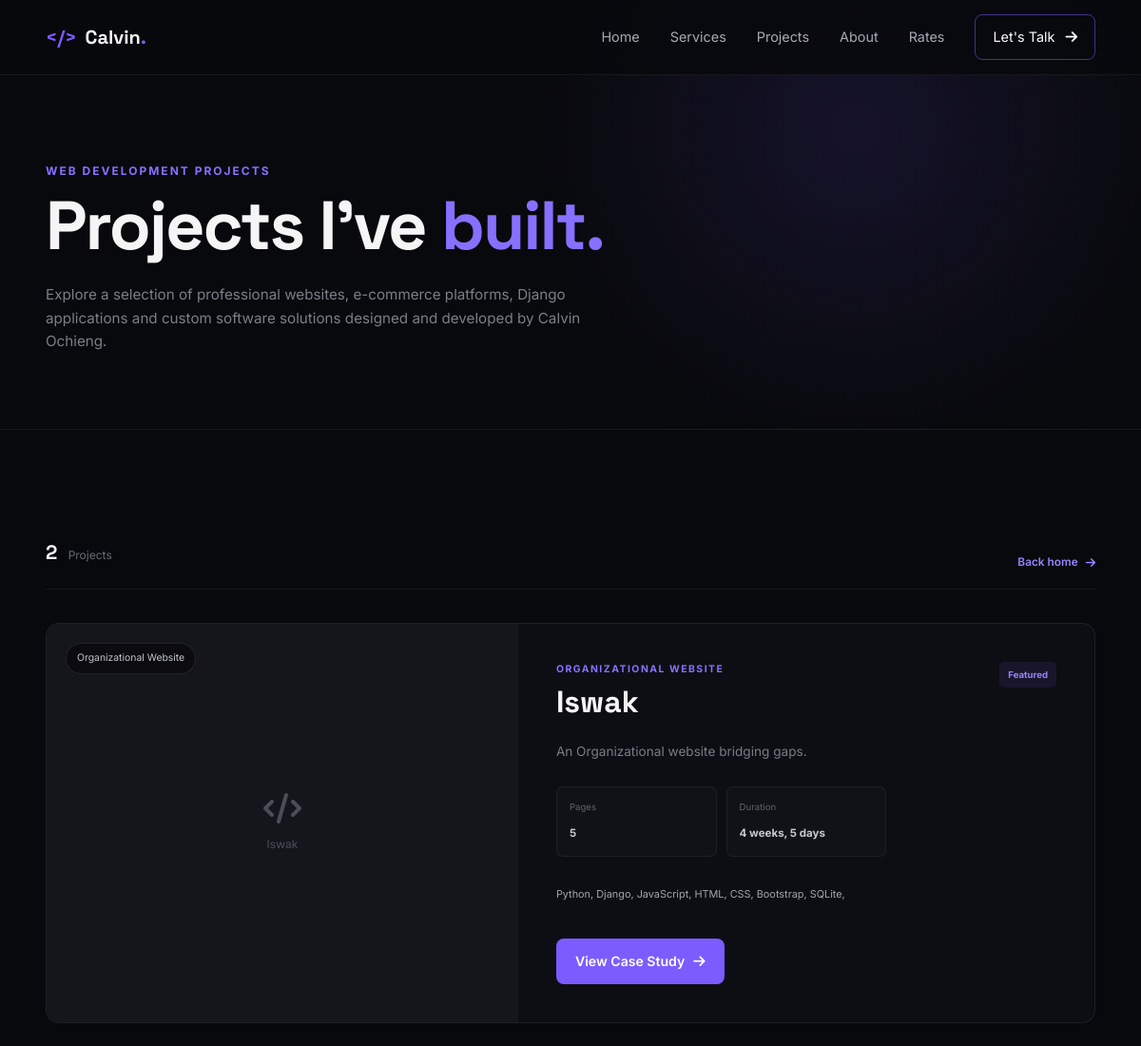
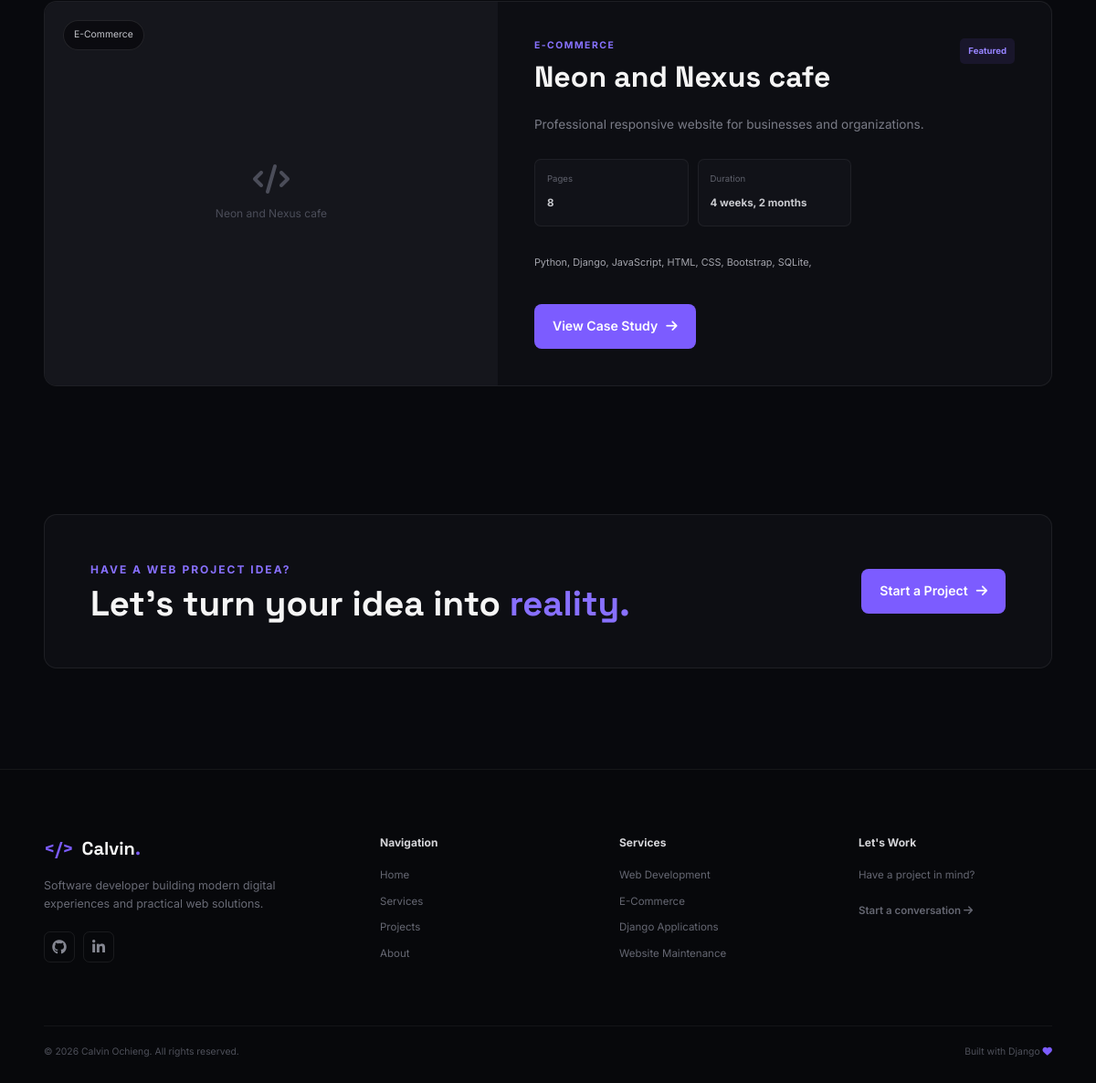
/projects/, run on the app's committed database (2 pictures, top to bottom).
### core/models.py (models this page shows, shortened)
class Project(models.Model):
    title = models.CharField(
        max_length=200
    )
    slug = models.SlugField(
        unique=True,
        blank=True
    )
    category = models.CharField(
        max_length=100,
        blank=True,
        help_text="Example: E-Commerce, Business Website, Web Application"
    )
    short_description = models.CharField(
        max_length=300
    )
    description = models.TextField()
    pages = models.PositiveIntegerField(
        default=1,
        help_text="Number of pages/screens in the project."
    )
    cost = models.DecimalField(
        max_digits=12,
        decimal_places=2,
        blank=True,
        null=True,
        help_text="Project cost in KSh."
    )
    show_cost = models.BooleanField(
        default=False,
        help_text="If enabled, the project cost will be displayed publicly."
    )
    duration = models.CharField(
        max_length=100,
        blank=True,
        help_text="Example: 4 weeks, 2 months"
    )
    role = models.CharField(
        max_length=200,
        blank=True,
        help_text="Example: Full-Stack Developer"
    )
    technologies = models.CharField(
        max_length=500,
        help_text="Separate technologies with commas."
    )
    features = models.TextField(
        blank=True,
        help_text="Enter one feature per line."
    )
    challenges = models.TextField(
        blank=True
    )
    solution = models.TextField(
        blank=True
    )
    image = models.ImageField(
        upload_to="projects/",
        blank=True,
        null=True,
        help_text="Main project image."
    )
    github_url = models.URLField(
        blank=True
    )
    live_url = models.URLField(
        blank=True
    )
    featured = models.BooleanField(
        default=False
    )
    completed_date = models.DateField(
        blank=True,
        null=True
    )
    created_at = models.DateTimeField(
        auto_now_add=True
    )
    updated_at = models.DateTimeField(
        auto_now=True
    )
    class Meta:
        ordering = [
            "-completed_date",
            "-created_at",
            "title",
        ]

### core/views.py (the view)
def projects(request):
    all_projects = Project.objects.all()
    context = {
        "projects": all_projects,
    }
    return render(
        request,
        "projects.html",
        context
    )

### core/templates/projects.html (shortened to what this page needs)
{% extends 'base.html' %}
{% block content %}
<section class="page-hero">
<div class="container">
    <p class="section-label">
        WEB DEVELOPMENT PROJECTS
    </p>
    <h1>
        Projects I've
        <span>built.</span>
    </h1>
    <p>
        Explore a selection of professional websites,
        e-commerce platforms, Django applications and
        custom software solutions designed and developed
        by Calvin Ochieng.
    </p>
</div>
</section>
<section class="section all-projects-section">
<div class="container">
    <div class="projects-header">
        <div>
            <span class="project-count">
                {{ projects|length }}
            </span>
            <span class="project-count-label">
                Projects
            </span>
        </div>
        <a
            href="{% url 'core:home' %}"
            class="text-link"
            aria-label="Return to Calvin Ochieng homepage"
        >
            Back home
            <i class="fa-solid fa-arrow-right"></i>
        </a>
    </div>
    <div class="all-projects-grid">
        {% for project in projects %}
        <article class="large-project-card">
            <div class="large-project-image">
                {% if project.image %}
                <img
                    src="{{ project.image.url }}"
                    alt="{{ project.title }} - {{ project.category|default:'Web Development Project' }} by Calvin Ochieng"
                    loading="lazy"
                >
                {% else %}
                <div class="project-placeholder">
                    <i class="fa-solid fa-code"></i>
                    <span>
                        {{ project.title }}
                    </span>
                </div>
                {% endif %}
                <div class="project-card-badge">
                    {% if project.category %}
                        {{ project.category }}
                    {% else %}
                        Web Development
                    {% endif %}
                </div>
            </div>
            <div class="large-project-content">
                <div class="large-project-top">
                    <div>
                        <p class="project-category">
                            {% if project.category %}
                                {{ project.category }}
                            {% else %}
                                Software Development
                            {% endif %}
                        </p>
                        <h2>
                            {{ project.title }}
                        </h2>
                    </div>
                    {% if project.featured %}
                    <span class="featured-label">
                        Featured
                    </span>
                    {% endif %}
                </div>
                <p class="large-project-description">
                    {{ project.short_description }}
                </p>
                <div class="project-mini-stats">
                    <div>
                        <span>
                            Pages
                        </span>
                        <strong>
                            {{ project.pages }}
                        </strong>
                    </div>
                    {% if project.duration %}
                    <div>
                        <span>
                            Duration
                        </span>
                        <strong>
                            {{ project.duration }}
                        </strong>
                    </div>
                    {% endif %}
                </div>
                <div class="technology-list">
                    <span>
                        {{ project.technologies }}
                    </span>
                </div>
                <div class="large-project-footer">
                    <a
                        href="{% url 'core:project_detail' project.slug %}"
                        class="btn btn-primary"
                        aria-label="View case study for {{ project.title }}"
                    >
                        View Case Study
                        <i class="fa-solid fa-arrow-right"></i>
                    </a>
                </div>
            </div>
        </article>
        {% endfor %}
    </div>
</div>
</section>
<section class="section project-cta">
<div class="container">
    <div class="simple-cta">
        <div>
            <p class="section-label">
                HAVE A WEB PROJECT IDEA?
            </p>
            <h2>
                Let's turn your idea into
                <span>reality.</span>
            </h2>
        </div>
        <a
            href="{% url 'core:home' %}#contact"
            class="btn btn-primary"
            aria-label="Start a web development project with Calvin Ochieng"
        >
            Start a Project
            <i class="fa-solid fa-arrow-right"></i>
        </a>
    </div>
</div>
</section>
{% endblock %}

### core/templates/base.html (shortened to what this page needs)
{% load static %}
<!DOCTYPE html>
<html lang="en">
<head>
<link rel="stylesheet"
      href="https://cdnjs.cloudflare.com/ajax/libs/font-awesome/6.5.2/css/all.min.css">
<link rel="stylesheet"
      href="{% static 'core/css/style.css' %}">
</head>
<body>
<header class="site-header">
<div class="container nav-container">
    <a href="{% url 'core:home' %}" class="logo">
        <span class="logo-symbol">&lt;/&gt;</span>
        <span>Calvin<span class="logo-dot">.</span></span>
    </a>
    <nav class="desktop-nav">
        <a href="{% url 'core:home' %}">Home</a>
        <a href="#services">Services</a>
        <a href="{% url 'core:projects' %}" class="nav-cta">
            Projects
        </a>
        <a href="{% url 'core:home' %}#about">About</a>
        <a href="{% url 'core:home' %}#pricing">Rates</a>
        <a href="{% url 'core:home' %}#contact" class="nav-contact">
            Let's Talk
            <i class="fa-solid fa-arrow-right"></i>
        </a>
    </nav>
</div>
</header>
<main>
{% block content %}
{% endblock %}
</main>
<footer class="site-footer">
<div class="container footer-grid">
    <div>
        <a href="{% url 'core:home' %}"
           class="logo footer-logo">
            <span class="logo-symbol">&lt;/&gt;</span>
            <span>
                Calvin<span class="logo-dot">.</span>
            </span>
        </a>
        <p class="footer-description">
            Software developer building modern digital
            experiences and practical web solutions.
        </p>
        <div class="social-links">
            <a href="https://github.com/jateee"
               target="_blank"
               rel="noopener noreferrer"
               aria-label="GitHub">
                <i class="fa-brands fa-github"></i>
            </a>
            <a href="#"
               aria-label="LinkedIn">
                <i class="fa-brands fa-linkedin-in"></i>
            </a>
        </div>
    </div>
    <div class="footer-column">
        <h4>Navigation</h4>
        <a href="{% url 'core:home' %}">
            Home
        </a>
        <a href="{% url 'core:home' %}#services">
            Services
        </a>
        <a href="{% url 'core:projects' %}">
            Projects
        </a>
        <a href="{% url 'core:home' %}#about">
            About
        </a>
    </div>
    <div class="footer-column">
        <h4>Services</h4>
        <a href="{% url 'core:home' %}#services">
            Web Development
        </a>
        <a href="{% url 'core:home' %}#services">
            E-Commerce
        </a>
        <a href="{% url 'core:home' %}#services">
            Django Applications
        </a>
        <a href="{% url 'core:home' %}#services">
            Website Maintenance
        </a>
    </div>
    <div class="footer-column">
        <h4>Let's Work</h4>
        <p>
            Have a project in mind?
        </p>
        <a href="{% url 'core:home' %}#contact"
           class="footer-email">
            Start a conversation
            <i class="fa-solid fa-arrow-right"></i>
        </a>
    </div>
</div>
<div class="container footer-bottom">
    <p>
        © {% now "Y" %} Calvin Ochieng. All rights reserved.
    </p>
    <p>
        Built with Django
        <i class="fa-solid fa-heart"></i>
    </p>
</div>
</footer>
</body>
</html>

### data on the page
Project: title "Iswak", category "Organizational Website", category "ORGANIZATIONAL WEBSITE", featured "Featured", short_description "An Organizational website bridging gaps.", pages "5", duration "4 weeks, 5 days", technologies "Python, Django, JavaScript, HTML, CSS, Bootstrap, SQLite,"
Project: title "Neon and Nexus cafe", category "E-Commerce", category "E-COMMERCE", featured "Featured", short_description "Professional responsive website for businesses and organizations.", pages "8", duration "4 weeks, 2 months", technologies "Python, Django, JavaScript, HTML, CSS, Bootstrap, SQLite,"

### other printed values
{{ projects|length }} "2"
